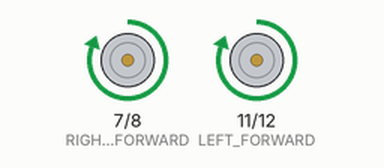
Recording of a sketch running on a simulated Arduino Uno, built with avr-gcc and run on an emulated ATmega328P. Shown: motor-driver pin pairs drawn as motors (green arrow = first pin HIGH = forward, orange = second pin HIGH = backward, longer = more drive). At 10.0 s the program stops and its outputs stay as they are.

Above: at 0.1 s.
At 10.1 s:
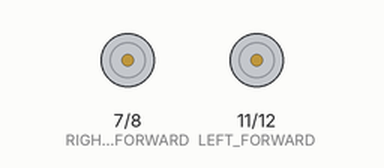
Timing chart, 0 to 11.5 s (numbered marks = the images above):
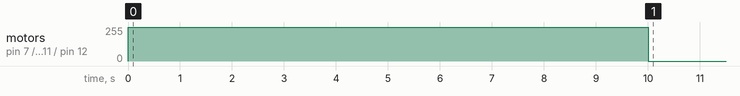

The sketch:

STRAIGHTLINE_TASK6.ino
```cpp
const int RIGHT_FORWARD = 7;
const int RIGHT_BACK = 8;
const int POWER_RIGHT = 9;
const int POWER_LEFT = 10;
const int LEFT_FORWARD = 11;
const int LEFT_BACK = 12;

void setup() {
  // initialize digital pin LED_BUILTIN as an output.
  pinMode(RIGHT_FORWARD, OUTPUT);
  pinMode(RIGHT_BACK, OUTPUT);
  pinMode(POWER_RIGHT, OUTPUT);
  pinMode(POWER_LEFT, OUTPUT);
  pinMode(LEFT_FORWARD, OUTPUT);
  pinMode(LEFT_BACK, OUTPUT);

}
void loop(){
  forwards(10000);
  digitalWrite(LEFT_FORWARD, LOW);
  digitalWrite(RIGHT_FORWARD, LOW);
  exit(0);
}

void forwards(int milliseconds){
  digitalWrite(POWER_RIGHT, HIGH);
  digitalWrite(POWER_LEFT, HIGH);
  digitalWrite(LEFT_FORWARD, HIGH);
  digitalWrite(RIGHT_FORWARD, HIGH);
  delay(milliseconds);
    //this function makes the rover go forwards
}

void left(int milliseconds){
  analogWrite(POWER_LEFT, 255);
  analogWrite(POWER_RIGHT, 50);
  delay(milliseconds);
    //this function makes the rover go left
}

void right(int milliseconds){
  analogWrite(POWER_RIGHT, 255);
  analogWrite(POWER_LEFT, 50);
  delay(milliseconds);
  //this function makes the rover go right
}
```

Measured:
- by itself, motor on pin 7 (RIGHT_FORWARD) / pin 8 (RIGHT_BACK), motor on pin 11 (LEFT_FORWARD) / pin 12 (LEFT_BACK): stopped → forward 255/255 at 0.00 s, → stopped 10.0 s later
